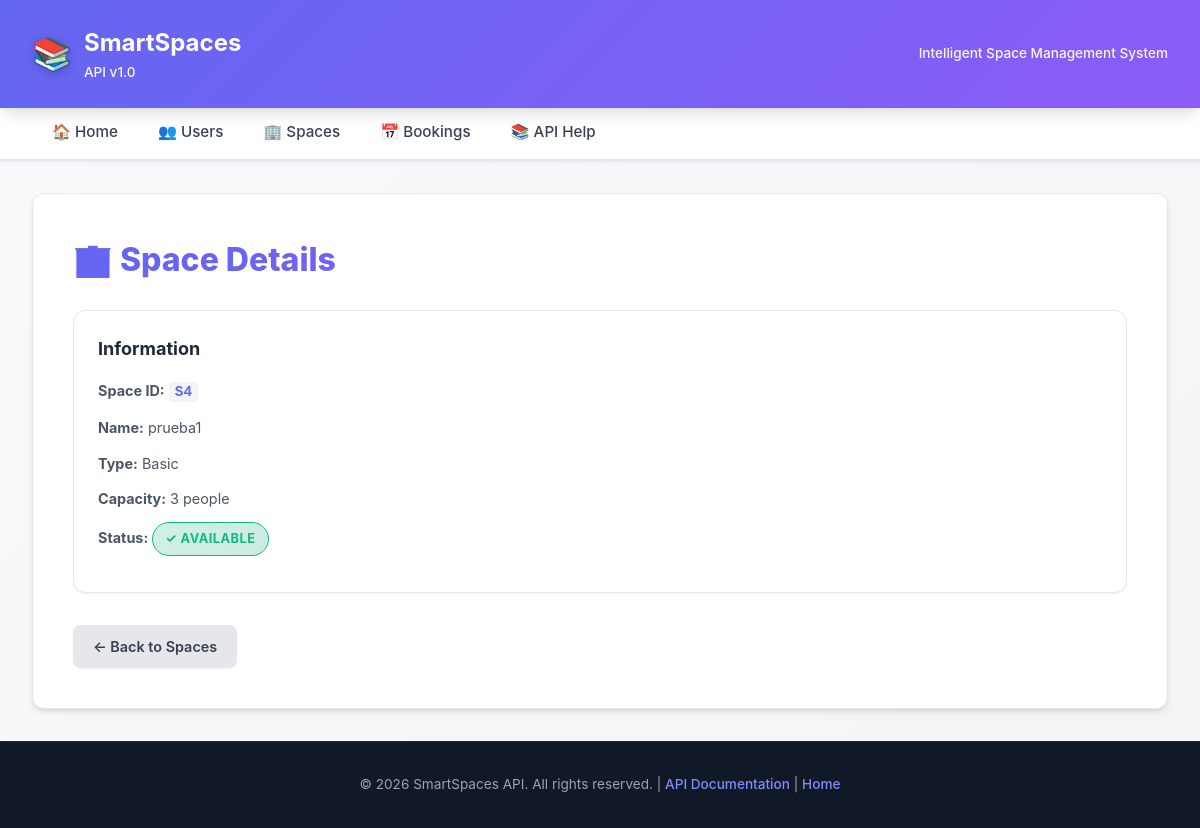
Page /spaces/S4 on the earlier database version.
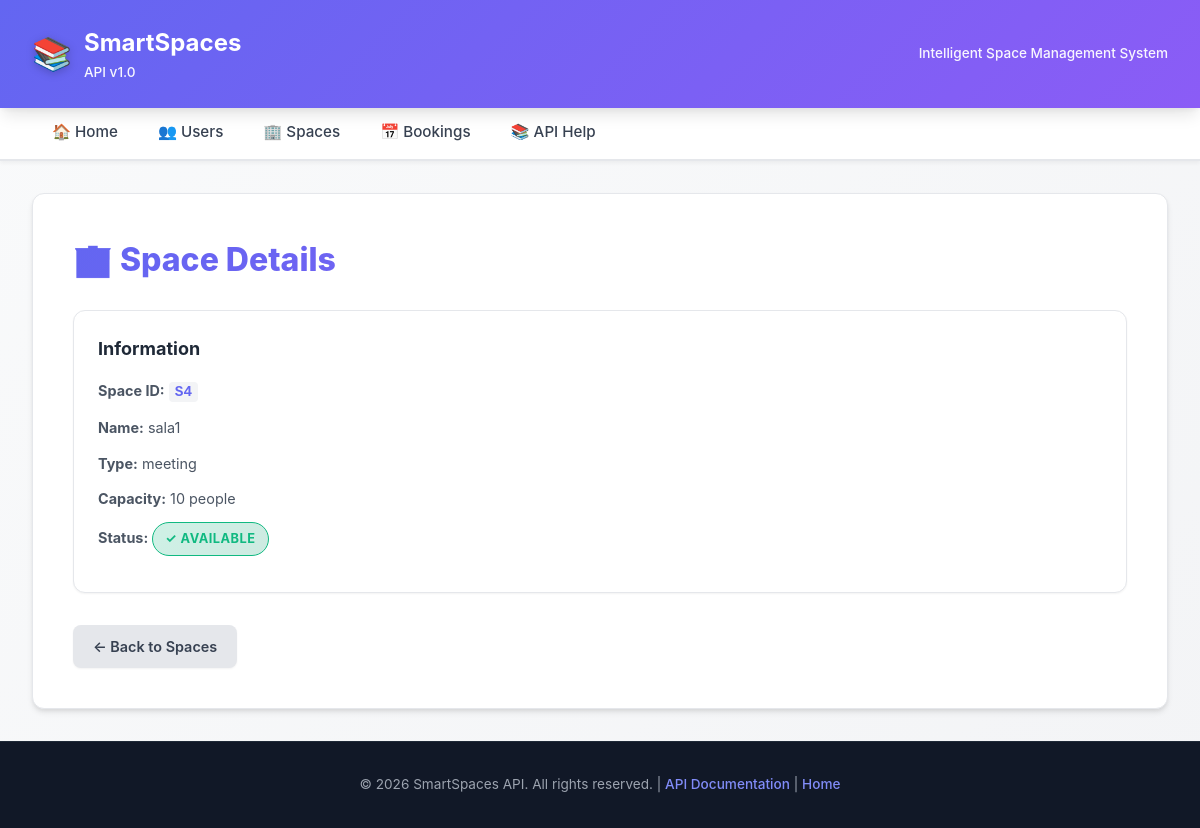
Same page on the later database version.
### tables this page shows
CREATE TABLE spaces (
        space_id     TEXT    PRIMARY KEY,
        space_name   TEXT    NOT NULL,
        capacity     INTEGER NOT NULL,
        space_type   TEXT    NOT NULL,
        space_status TEXT    NOT NULL
    );

### presentation/app.py (the view)
@app.route("/spaces/<space_id>", methods=["GET"])
def get_space(space_id):
    try:
        space = space_service.get_space(space_id)
        formatted_space = format_space(space)
        return render_template('space_detail.html', space=formatted_space)
    except SpaceNotFoundError:
        logger.warning(f"Espacio no encontrado: {space_id}")
        return render_template('error.html', code=404, path=f"/spaces/{space_id}"), 404
    except Exception as e:
        logger.error(f"Error al obtener espacio {space_id}: {str(e)}")
        return error_response(f"Error al obtener espacio: {str(e)}", 500)

### application/space_service.py (called while the page is built)
    def get_space(self, space_id: str):
        return self._space_repo.get(space_id)

### domain/space.py (called while the page is built)
    @property
    def space_id(self):
        return self.__space_id

    @property
    def space_name(self):
        return self.__space_name

    @property
    def capacity(self):
        return self.__capacity

    @property
    def space_status(self):
        return self._space_status

    @property
    def space_type(self):
        return self._space_type

### infrastructure/space_sqlite_repository.py (called while the page is built)
    def _connect(self):
        conn = sqlite3.connect(self._db_path)
        conn.execute("PRAGMA foreign_keys = ON")
        return conn

### presentation/app.py (called while the page is built, shortened)
@app.before_request
def log_request():
    logger.info(f"{request.method} {request.path}")

def format_space(space):
    data = {
        "space_id": space.space_id,
        "space_name": space.space_name,
        "capacity": space.capacity,
        "space_type": space.space_type,
        "space_status": space.space_status,
    }
    return data

### presentation/templates/space_detail.html (shortened to what this page needs)
{% extends "base.html" %}
{% block content %}
<h1>🏢 Space Details</h1>
<div class="grid">
    <div class="card">
        <h3>Information</h3>
        <p><strong>Space ID:</strong> <code>{{ space.space_id }}</code></p>
        <p><strong>Name:</strong> {{ space.space_name }}</p>
        <p><strong>Type:</strong> {{ space.space_type }}</p>
        <p><strong>Capacity:</strong> {{ space.capacity }} people</p>
        <p>
            <strong>Status:</strong>
            {% if space.space_status == 'AVAILABLE' %}
                <span class="badge active">✓ Available</span>
            {% elif space.space_status == 'OCCUPIED' %}
                <span class="badge inactive">Occupied</span>
            {% else %}
                <span class="badge">{{ space.space_status }}</span>
            {% endif %}
        </p>
    </div>
</div>
<div class="mt-3">
    <a href="{{ url_for('list_spaces') }}" class="btn secondary">← Back to Spaces</a>
</div>
{% endblock %}

Differences in the rows shown:
changed spaces "S4": space_name "prueba1" → "sala1"; space_type "Basic" → "meeting"; capacity "3" → "10"
